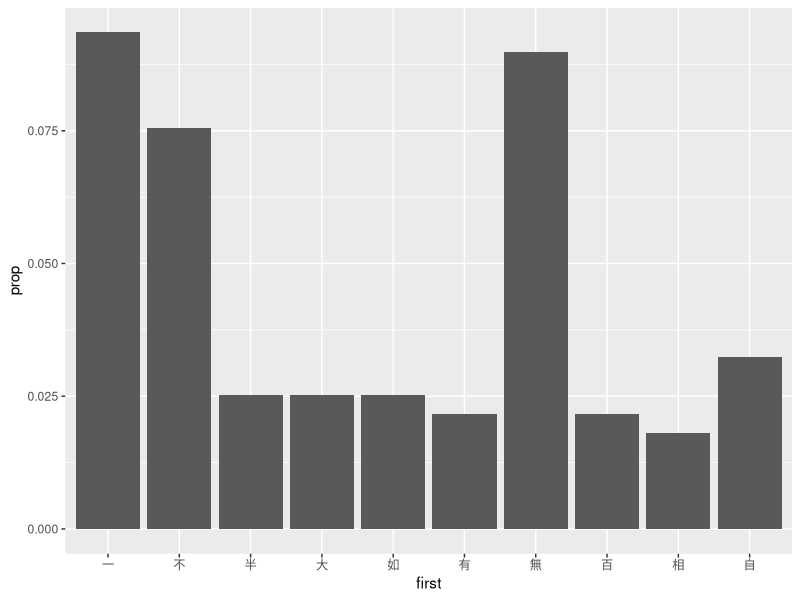

R code for this plot:
## ---- chunk 1
knitr::opts_chunk$set(echo = TRUE,comment = '#>',error=TRUE, results = 'hold', out.width='70%', fig.align = 'center', message = FALSE)
library(dplyr)
## ---- chunk 2
library(stringr)
idioms <- c("顛三倒四", "翻來覆去", "沸沸揚揚")
# 請勿更動上方程式碼

# Write your code here
#a <- str_match(idioms,"(\\w)(\\w)(\\w)(\\w)")
#for (i in 1:3) {
#str_replace(idioms, a[i,3],a[i,5] )
#}
str_replace(idioms, "(\\w{2})(\\w{2})", "\\2\\1")

# Should print out
#> [1] "倒四顛三" "覆去翻來" "揚揚沸沸"
## ---- chunk 3
    # Write your code here
    #library(readr)
 
    #some <- read_delim("idioms.txt", delim = "\t", col_names = F)
    #someo <- as.vector(unlist(some))
    #somen <- someo[str_detect(someo, "【....】")]
    #somee <- str_replace(somen, "【","")
    #idiom <- str_replace(somee, "】","")
   library(dplyr)
library(stringr)
idiom <- readLines('idioms.txt', encoding = "UTF-8") %>%
  #str_match('【(\\w{4})】') %>%
  str_match('【(\\S{4})】') %>%
  .[, 2] %>%  # Extract the first matched group
  na.omit()   # remove NA
    
     
   
    ##### 請勿更動下方程式碼 #####
    head(idiom)
    length(idiom)
    sum(is.na(idiom))
    # Should print out:
    #> [1] "澡身浴德" "枕麹藉糟" "正本清源" "認雞作鳳" "擊轂摩肩" "鳥覆危巢"
    #> [1] 9697
    #> [1] 0
## ---- chunk 4
    #classify <- function(idiom) {
      # Write your code here
    
      #a <- str_match(idiom,"(\\w)(\\w)(\\w)(\\w)")
#for (i in seq_along(idiom)) {  
#if(a[i,2] == a[i,3] & a[i,4] == a[i,5])
        #print("AABB")
 #else if(a[i,2] == a[i,4] & a[i,3] != a[i,5])
  #      print("ABAC")
#else if(a[i,2] != a[i,4] & a[i,3] == a[i,5])
#        print("ABCB")
#else if(a[i,2] == a[i,5] & a[i,3] != a[i,4])
#        print("ABCA")
#else 
 # print(NA)
  #}
    #}
      classify <- function(idiom) {
  # Write your code here
  class <- rep(NA, length(idiom))

  AABB <- str_detect(idiom, '(.)\\1(.)\\2')
  ABAC <- str_detect(idiom, '(.).\\1.')
  ABCB <- str_detect(idiom, '.(.).\\1')
  ABCA <- str_detect(idiom, '(.)..\\1')

  class[AABB] <- 'AABB'
  class[ABAC] <- 'ABAC'
  class[ABCB] <- 'ABCB'
  class[ABCA] <- 'ABCA'

  return(class)
}
     
    
    ##### 請勿更動下方程式碼 #####
    idioms <- c("念茲在茲", "騰雲駕霧", "清清白白", "一五一十", "防不勝防")
    classify(idioms)
    # Should print out:
    #> [1] "ABCB" NA   "AABB" "ABAC" "ABCA"
## ---- chunk 5
    # Write your code here
    #library(dplyr)
    
#    a <- str_match(idiom,"(\\w)(\\w)(\\w)(\\w)")
 #   b <- as.data.frame(a)
    
  #  colnames(b) <- c("idiom", "first", "second", "third", "fourth")
   # b <- as_tibble(b)
    #b <- na.omit(b)
    #mutate(b, class = classify(idiom))
    #df <- b
    df <- tibble(idiom = idiom) %>%
  mutate(class = classify(idiom)) %>%
  mutate(first = str_replace(idiom, '(.)(.)(.)(.)', '\\1')) %>%
  mutate(second = str_replace(idiom, '(.)(.)(.)(.)', '\\2')) %>%
  mutate(third = str_replace(idiom, '(.)(.)(.)(.)', '\\3')) %>%
  mutate(fourth = str_replace(idiom, '(.)(.)(.)(.)', '\\4'))
    
    
    ##### 請勿更動下方程式碼 #####
    df %>% filter(class == "ABCA") %>% arrange(desc(idiom)) %>% head(8)
    # Should print out:
    #> # A tibble: 8 x 6
    #>   idiom    class first second third fourth
    #>   <chr>    <chr> <chr> <chr>  <chr> <chr> 
    #> 1 防不勝防 ABCA  防    不     勝    防    
    #> 2 訛以傳訛 ABCA  訛    以     傳    訛    
    #> 3 親上成親 ABCA  親    上     成    親    
    #> 4 衣錦褧衣 ABCA  衣    錦     褧    衣    
    #> 5 聞所未聞 ABCA  聞    所     未    聞    
    #> 6 美益求美 ABCA  美    益     求    美    
    #> 7 精益求精 ABCA  精    益     求    精    
    #> 8 節中長節 ABCA  節    中     長    節
## ---- chunk 6
    # Write your code here
#    library(ggplot2)
 #   df2 <- filter(df, class == "ABAC")
  #  ggplot(df2)+
   #   geom_bar(aes(first()))
    library(ggplot2)
df %>% 
  filter(class == "ABAC") %>%
  group_by(first) %>%
  summarise(count = n()) %>%
  mutate(prop = count / sum(.$count)) %>%
  arrange(desc(count)) %>%
  head(10) %>%
  ggplot() +
    geom_bar(aes(x = first, y = prop), stat = "identity")

    # 請務必印出圖片
## ---- chunk 7
# 請勿更動此 code chunk 程式碼
id_data <- 
"A121040176
L186856359
F177598010
I174537095
D279884447
E176834359
F178075085
186834359E
D243736345
I114537095
K979075085
F146110887
13127890AF
D187217314
I114537095
E293556025
243556025E
Z177598010
H250077453
Q188367037"

email_data <- "
first_example@yahoo.com.tw
unique@gmail.com
rlads2019@ntu.edu.tw
very.common.address@example.com
a.little.lengthy.but.ok@dept.example.com
not_good@email.address"

file_data <- "
.bash_profile
workShop.ai
file_folderName_num.jpg
favicon.png
IMG_002.png
IMG_003.jpeg
IMG_004.jpg
002.jpg.tmp
index.html
foobar.bmp
foobar.jpg
account.html
access.lock"

url_data <- "ftp://file_server.com:21/account/customers.xml
https://www.r-bloggers.com/
file://localhost:3000
https://s3cur3-server.com:9999/"
## ---- chunk 8
# Write your code here
